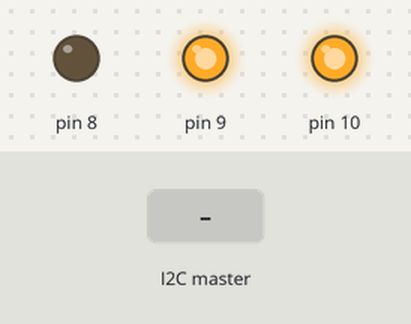
The sketch below on a simulated Arduino Uno, built with avr-gcc and run on an emulated ATmega328P. Parts: output pins drawn as LEDs (lit = HIGH). The inputs (shaded band) are chosen by the test bench.

Above: at 1.2 s.
1.3 s: the I2C master sends the byte 1
At 1.6 s:
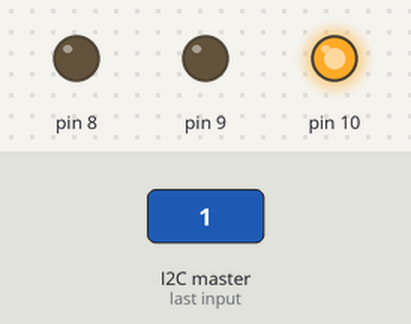
4.3 s: the I2C master sends the byte 0
5.8 s: the I2C master sends the byte 2
At 6.3 s:
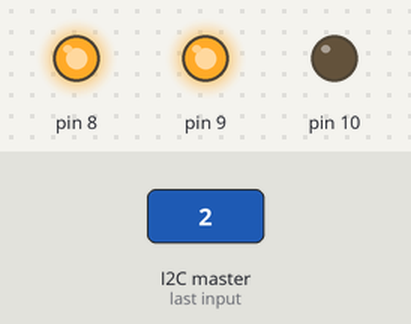
Timing chart, 0 to 45.2 s (numbered marks = the images above; inputs shaded):
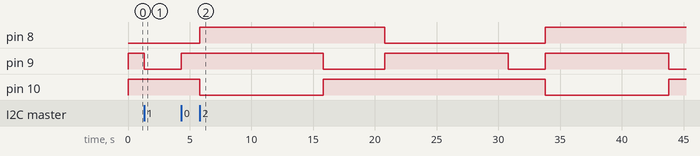

Measured:
- after the input at 1.3 s, pin 9: HIGH → LOW at once, → HIGH 3.0 s later
- by itself, pin 10: alternates HIGH for 18.0 s and LOW for 10.0 s

The sketch:

trafficLight.ino
```cpp
#include <Wire.h>

#define SLAVE_ADDRESS 0x04

enum phases {
 red, redChanging, green, amber
};

phases phase, nextPhase;
unsigned long lightsTimer = 0;

void setup() {
  Wire.begin(SLAVE_ADDRESS);
  Wire.onReceive(receiveData);
  Wire.onRequest(sendData);
  phase = red;
  // put your setup code here, to run once:
  for(int i=8;i<=10;i++) {
    pinMode(i, OUTPUT);
    digitalWrite(i,HIGH);
  }
}

void loop() {
  phaseChange();
}

void phaseChange() {
  if(millis() >= lightsTimer) {
    phase = nextPhase;
    switch(phase) {
      case red:
        digitalWrite(8, LOW);
        digitalWrite(9, HIGH);
        digitalWrite(10, HIGH);
        nextPhase = redChanging;
        lightsTimer = millis() + 10000UL;
        break;
      case redChanging:
        digitalWrite(8, LOW);
        digitalWrite(9, LOW);
        digitalWrite(10, HIGH);
        nextPhase = green;
        lightsTimer = millis() + 3000UL;
        break;
      case amber:
        digitalWrite(8, HIGH);
        digitalWrite(9, LOW);
        digitalWrite(10, HIGH);
        nextPhase = red;
        lightsTimer = millis() + 5000UL;
        break;
      case green:
        digitalWrite(8, HIGH);
        digitalWrite(9, HIGH);
        digitalWrite(10, LOW);
        nextPhase = amber;
        lightsTimer = millis() + 10000UL;
        break;
      default:
        digitalWrite(8, HIGH);
        digitalWrite(9, HIGH);
        digitalWrite(10, HIGH);
      break;
    }
  }
}

void receiveData(int byteCount){
  while(Wire.available()) {
    int receivedPhase = Wire.read();
    if(receivedPhase >= 0 && receivedPhase <= 3) {
      nextPhase = receivedPhase;
      lightsTimer = 0UL;
    }
  }
}

// callback for sending data
void sendData(){
 Wire.write(phase);
}
```
